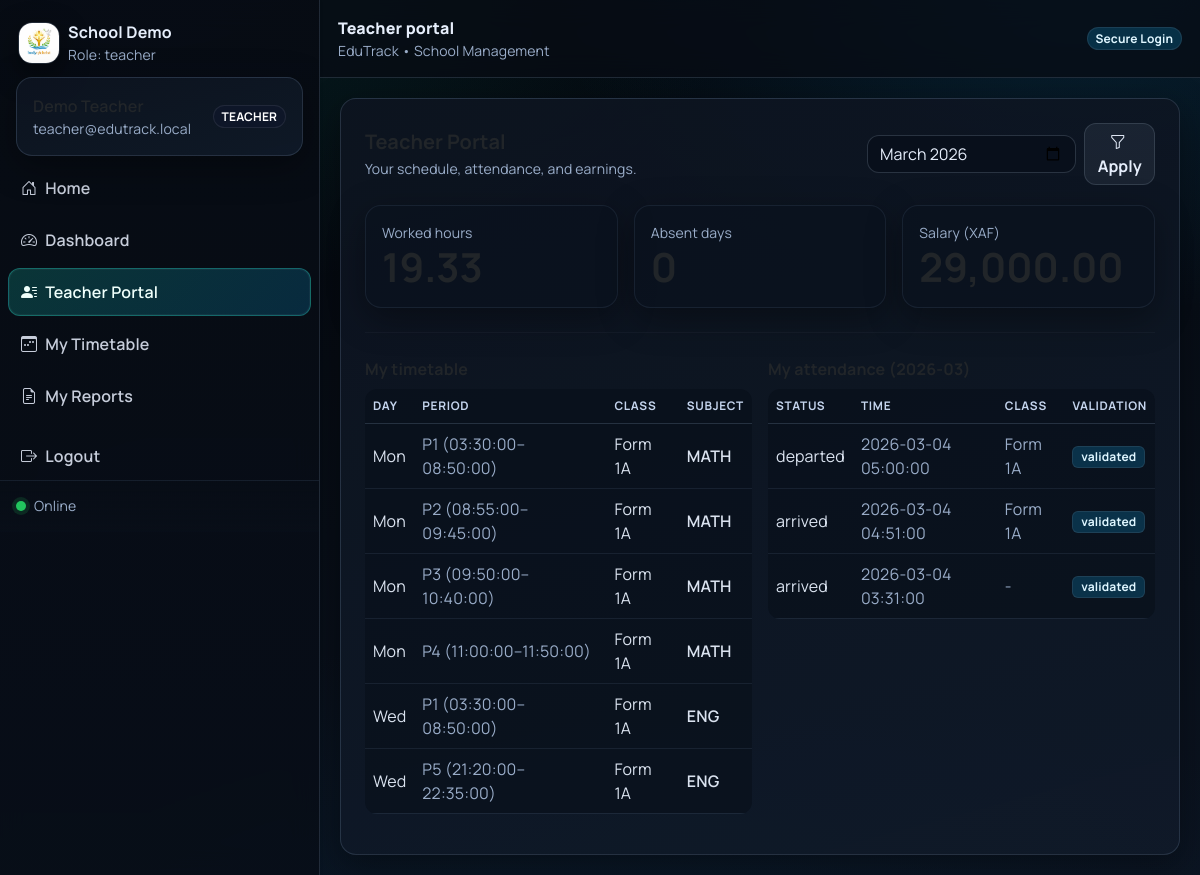
Screenshot of /public/index.php?page=teacher_portal (signed in) with the database file from the repository.
### tables this page shows
CREATE TABLE `school_settings` (
  `id` int(11) NOT NULL DEFAULT 1,
  `school_name` varchar(190) NOT NULL DEFAULT 'EduTrack School',
  `logo_path` varchar(255) DEFAULT NULL,
  `watermark_path` varchar(255) DEFAULT NULL,
  `currency` varchar(10) NOT NULL DEFAULT 'XAF',
  `timezone` varchar(60) NOT NULL DEFAULT 'Africa/Douala',
  `updated_at` timestamp NOT NULL DEFAULT current_timestamp() ON UPDATE current_timestamp()
);

CREATE TABLE `timetable_entries` (
  `id` bigint(20) NOT NULL,
  `class_id` int(11) NOT NULL,
  `subject_id` int(11) NOT NULL,
  `teacher_user_id` int(11) NOT NULL,
  `day_of_week` tinyint(4) NOT NULL,
  `period_id` int(11) NOT NULL,
  `source` enum('auto','manual') NOT NULL DEFAULT 'auto',
  `is_locked` tinyint(1) NOT NULL DEFAULT 0,
  `room_override` varchar(40) DEFAULT NULL,
  `created_at` timestamp NOT NULL DEFAULT current_timestamp()
);

CREATE TABLE `periods` (
  `id` int(11) NOT NULL,
  `label` varchar(50) NOT NULL,
  `start_time` time NOT NULL,
  `end_time` time NOT NULL,
  `sort_order` int(11) NOT NULL,
  `is_teaching_period` tinyint(1) NOT NULL DEFAULT 1
);

CREATE TABLE `classes` (
  `id` int(11) NOT NULL,
  `name` varchar(80) NOT NULL,
  `grade_level` varchar(40) DEFAULT NULL,
  `room_number` varchar(40) DEFAULT NULL,
  `class_master_user_id` int(11) DEFAULT NULL,
  `prefect_user_id` int(11) DEFAULT NULL
);

CREATE TABLE `subjects` (
  `id` int(11) NOT NULL,
  `code` varchar(30) NOT NULL,
  `name` varchar(120) NOT NULL,
  `hod_user_id` int(11) DEFAULT NULL,
  `is_active` tinyint(1) NOT NULL DEFAULT 1
);

CREATE TABLE `attendance` (
  `id` bigint(20) NOT NULL,
  `teacher_user_id` int(11) NOT NULL,
  `class_id` int(11) DEFAULT NULL,
  `status` enum('arrived','departed','absent') NOT NULL,
  `reason` varchar(255) DEFAULT NULL,
  `event_time` datetime NOT NULL,
  `worked_minutes` int(11) NOT NULL DEFAULT 0,
  `created_by_user_id` int(11) NOT NULL,
  `validation_status` enum('pending','validated','rejected') NOT NULL DEFAULT 'pending',
  `validated_by_user_id` int(11) DEFAULT NULL,
  `validated_at` datetime DEFAULT NULL,
  `created_at` timestamp NOT NULL DEFAULT current_timestamp()
);

### public/index.php (called while the page is built, shortened)
<?php
require_once __DIR__ . '/../app/db.php';
require_once __DIR__ . '/../app/auth.php';
include __DIR__ . '/../app/layout/header.php';
include __DIR__ . '/../app/layout/sidebar.php';
include __DIR__ . '/../app/pages/' . $page . '.php';
include __DIR__ . '/../app/layout/footer.php';

### app/db.php (called while the page is built, shortened)
<?php
function db(): PDO {
  static $pdo = null;
  if ($pdo) return $pdo;
  $dsn = 'mysql:host=' . DB_HOST . ';dbname=' . DB_NAME . ';charset=utf8mb4';
  $pdo = new PDO($dsn, DB_USER, DB_PASS, [
    PDO::ATTR_ERRMODE => PDO::ERRMODE_EXCEPTION,
    PDO::ATTR_DEFAULT_FETCH_MODE => PDO::FETCH_ASSOC,
  ]);
  return $pdo;
}

### app/auth.php (called while the page is built, shortened)
<?php
require_once __DIR__ . '/db.php';
function current_user(): ?array {
  return $_SESSION['user'] ?? null;
}

### app/pages/teacher_portal.php (the view, shortened to what this page needs)
<?php
$u = current_user();
$month = $_GET['month'] ?? date('Y-m');
$from = $month . "-01 00:00:00";
$to   = date('Y-m-t', strtotime($month . "-01")) . " 23:59:59";
$stmt = db()->prepare("
SELECT
  t.salary_type, t.hourly_rate, t.fixed_salary,
  SUM(CASE WHEN a.validation_status='validated' AND a.status='absent' THEN 1 ELSE 0 END) AS absent_days,
  SUM(CASE WHEN a.validation_status='validated' THEN a.worked_minutes ELSE 0 END) AS worked_minutes
FROM teachers t
LEFT JOIN attendance a ON a.teacher_user_id=t.user_id AND a.event_time BETWEEN ? AND ?
WHERE t.user_id=?
GROUP BY t.user_id
");
$stmt->execute([$from,$to,$u['id']]);
$r = $stmt->fetch() ?: ['salary_type'=>'hourly','hourly_rate'=>0,'fixed_salary'=>0,'absent_days'=>0,'worked_minutes'=>0];
$hours = ((int)$r['worked_minutes'])/60.0;
$salary = ($r['salary_type']==='hourly') ? ($hours*(float)$r['hourly_rate']) : ((float)$r['fixed_salary']);
$settings = db()->query("SELECT * FROM school_settings WHERE id=1")->fetch() ?: [
  'school_name' => APP_NAME,
  'logo_path' => null,
  'currency' => 'XAF',
  'timezone' => 'Africa/Douala',
];
$currency = $settings['currency'] ?? 'XAF';
$att = db()->prepare("
SELECT a.*, c.name class_name
FROM attendance a
LEFT JOIN classes c ON c.id=a.class_id
WHERE a.teacher_user_id=? AND a.event_time BETWEEN ? AND ?
ORDER BY a.event_time DESC
LIMIT 100
");
$att->execute([$u['id'],$from,$to]);
$attRows = $att->fetchAll();
$tt = db()->prepare("
SELECT te.*, s.code subject_code, c.name class_name, p.label period_label, p.start_time, p.end_time
FROM timetable_entries te
JOIN subjects s ON s.id=te.subject_id
JOIN classes c ON c.id=te.class_id
JOIN periods p ON p.id=te.period_id
WHERE te.teacher_user_id=?
ORDER BY te.day_of_week, p.sort_order
");
$tt->execute([$u['id']]);
$ttRows = $tt->fetchAll();
$days = [1=>'Mon',2=>'Tue',3=>'Wed',4=>'Thu',5=>'Fri'];
?>
<div class="row g-3">
  <div class="col-12">
    <div class="card card-soft">
      <div class="card-body p-4">
        <div class="d-flex align-items-center justify-content-between flex-wrap gap-2">
          <div>
            <div class="h5 fw-bold mb-1">Teacher Portal</div>
            <div class="text-muted small">Your schedule, attendance, and earnings.</div>
          </div>
          <form method="get" action="<?= BASE_URL ?>/index.php" class="d-flex gap-2 align-items-center">
            <input class="form-control" type="month" name="month" value="<?= htmlspecialchars($month) ?>">
            <button class="btn btn-soft" type="submit"><i class="bi bi-funnel me-1"></i>Apply</button>
          </form>
        </div>
        <div class="row g-3 mt-1">
          <div class="col-md-4">
            <div class="card card-soft"><div class="card-body">
              <div class="text-muted small">Worked hours</div>
              <div class="display-6 fw-bold"><?= number_format($hours,2) ?></div>
            </div></div>
          </div>
          <div class="col-md-4">
            <div class="card card-soft"><div class="card-body">
              <div class="text-muted small">Absent days</div>
              <div class="display-6 fw-bold"><?= (int)$r['absent_days'] ?></div>
            </div></div>
          </div>
          <div class="col-md-4">
            <div class="card card-soft"><div class="card-body">
              <div class="text-muted small">Salary (<?= htmlspecialchars($currency) ?>)</div>
              <div class="display-6 fw-bold"><?= number_format($salary,2) ?></div>
            </div></div>
          </div>
        </div>
        <hr class="sep my-4">
        <div class="row g-3">
          <div class="col-lg-6">
            <div class="fw-bold mb-2">My timetable</div>
            <div class="table-responsive">
              <table class="table table-dark table-hover align-middle">
                <thead class="text-muted">
                  <tr><th>Day</th><th>Period</th><th>Class</th><th>Subject</th></tr>
                </thead>
                <tbody>
                  <?php foreach($ttRows as $x): ?>
                  <tr>
                    <td><?= htmlspecialchars($days[(int)$x['day_of_week']] ?? $x['day_of_week']) ?></td>
                    <td class="text-muted"><?= htmlspecialchars($x['period_label']) ?> (<?= htmlspecialchars($x['start_time']) ?>–<?= htmlspecialchars($x['end_time']) ?>)</td>
                    <td><?= htmlspecialchars($x['class_name']) ?></td>
                    <td class="fw-semibold"><?= htmlspecialchars($x['subject_code']) ?></td>
                  </tr>
                  <?php endforeach; ?>
                </tbody>
              </table>
            </div>
          </div>
          <div class="col-lg-6">
            <div class="fw-bold mb-2">My attendance (<?= htmlspecialchars($month) ?>)</div>
            <div class="table-responsive">
              <table class="table table-dark table-hover align-middle">
                <thead class="text-muted">
                  <tr><th>Status</th><th>Time</th><th>Class</th><th>Validation</th></tr>
                </thead>
                <tbody>
                  <?php foreach($attRows as $a): ?>
                  <tr>
                    <td><?= htmlspecialchars($a['status']) ?></td>
                    <td class="text-muted"><?= htmlspecialchars($a['event_time']) ?></td>
                    <td class="text-muted"><?= htmlspecialchars($a['class_name'] ?? '-') ?></td>
                    <td><span class="badge text-bg-secondary"><?= htmlspecialchars($a['validation_status']) ?></span></td>
                  </tr>
                  <?php endforeach; ?>
                </tbody>
              </table>
            </div>
          </div>
        </div>
      </div>
    </div>
  </div>
</div>

### app/layout/sidebar.php (shortened to what this page needs)
<?php
$u = current_user();
$role = $u['role'] ?? 'guest';
$page = $_GET['page'] ?? 'dashboard';
$menus = [
  'admin' => [
    ['Home','home','bi-house-door'],
    ['Dashboard','dashboard','bi-speedometer2'],
    ['Admin Dashboard','admin_dashboard','bi-grid-1x2'],
    ['Admin Users','admin_users','bi-people'],
    ['Admin Teachers','admin_teachers','bi-mortarboard'],
    ['Admin Classes','admin_classes','bi-easel2'],
    ['Admin Subjects','admin_subjects','bi-journals'],
    ['Admin Assignments','admin_assignments','bi-link-45deg'],
    ['Admin Availability','admin_availability','bi-calendar2-check'],
    ['Attendance','attendance','bi-check2-square'],
    ['Attendance Mgmt','attendance_management','bi-clipboard2-check'],
    ['Timetable','timetable','bi-calendar3-week'],
    ['Reports','reports','bi-graph-up'],
    ['Branding','branding','bi-palette2'],
    ['Settings','settings','bi-gear'],
    ['Password Reset','password_reset','bi-key']
  ],
  'principal' => [
    ['Home','home','bi-house-door'],
    ['Dashboard','dashboard','bi-speedometer2'],
    ['Teachers','admin_teachers','bi-mortarboard'],
    ['Attendance Validation','attendance','bi-shield-check'],
    ['Attendance Mgmt','attendance_management','bi-clipboard2-check'],
    ['Timetable','timetable','bi-calendar3-week'],
    ['Reports','reports','bi-graph-up'],
  ],
  'teacher' => [
    ['Home','home','bi-house-door'],
    ['Dashboard','dashboard','bi-speedometer2'],
    ['Teacher Portal','teacher_portal','bi-person-lines-fill'],
    ['My Timetable','timetable','bi-calendar3-week'],
    ['My Reports','reports','bi-file-earmark-text'],
  ],
  'prefect' => [
    ['Home','home','bi-house-door'],
    ['Record Attendance','attendance','bi-check2-square'],
    ['Class Timetable','timetable','bi-calendar3-week'],
  ],
];
$links = $menus[$role] ?? [];
$settings = db()->query("SELECT * FROM school_settings WHERE id=1")->fetch() ?: [
  'school_name' => APP_NAME,
  'logo_path' => null,
  'currency' => 'XAF',
  'timezone' => 'Africa/Douala',
];
$logo = $settings['logo_path']
  ? (BASE_URL . '/' . ltrim((string)$settings['logo_path'], '/'))
  : (BASE_URL . '/assets/img/logo.svg');
?>
<nav class="sidebar shadow-sm">
  <div class="sidebar-brand d-flex align-items-center gap-2">
    <img src="<?= htmlspecialchars($logo) ?>" alt="logo" style="width:42px;height:42px;border-radius:14px;">
    <div>
      <div class="fw-bold"><?= htmlspecialchars($settings['school_name'] ?? APP_NAME) ?></div>
      <div class="text-muted small">Role: <?= htmlspecialchars($role) ?></div>
    </div>
  </div>
  <?php if ($u): ?>
  <div class="px-3 pb-2">
    <div class="card card-soft">
      <div class="card-body py-3">
        <div class="d-flex align-items-center justify-content-between">
          <div>
            <div class="fw-semibold"><?= htmlspecialchars($u['full_name']) ?></div>
            <div class="text-muted small"><?= htmlspecialchars($u['email']) ?></div>
          </div>
          <span class="badge rounded-pill text-bg-dark"><?= strtoupper(htmlspecialchars($role)) ?></span>
        </div>
      </div>
    </div>
  </div>
  <?php endif; ?>
  <div class="px-2">
    <div class="nav flex-column nav-pills gap-1">
      <?php foreach ($links as [$label,$p,$icon]): ?>
        <a class="nav-link <?= ($page === $p) ? 'active' : '' ?>"
           href="<?= BASE_URL ?>/index.php?page=<?= $p ?>">
          <i class="bi <?= $icon ?> me-2"></i><?= htmlspecialchars($label) ?>
        </a>
      <?php endforeach; ?>
      <?php if ($u): ?>
        <a class="nav-link mt-2" href="<?= BASE_URL ?>/index.php?page=logout">
          <i class="bi bi-box-arrow-right me-2"></i>Logout
        </a>
      <?php endif; ?>
    </div>
  </div>
  <div class="sidebar-footer px-3">
    <div id="netStatus" class="small text-muted d-flex align-items-center gap-2">
      <span class="status-dot"></span>
      <span>Checking connection...</span>
    </div>
  </div>
</nav>
<main class="main">
  <header class="topbar">
    <div class="d-flex align-items-center justify-content-between gap-3">
      <div class="d-flex align-items-center gap-2">
        <div>
          <div class="fw-bold"><?= htmlspecialchars(ucfirst(str_replace('_',' ', $page))) ?></div>
          <div class="text-muted small"><?= APP_NAME ?> • School Management</div>
        </div>
      </div>
      <div class="d-flex align-items-center gap-2">
        <span class="badge rounded-pill text-bg-secondary d-none d-md-inline">Secure Login</span>
      </div>
    </div>
  </header>
  <section class="content container-fluid">

### rows the page displays
school_settings: logo_path (picture), school_name "School Demo", currency "XAF"
timetable_entries: day_of_week "Mon", period.label "P1", period.start_time "03:30:00", period.end_time "08:50:00", class.name "Form 1A", subject.code "MATH"
timetable_entries: day_of_week "Mon", period.label "P2", period.start_time "08:55:00", period.end_time "09:45:00", class.name "Form 1A", subject.code "MATH"
timetable_entries: day_of_week "Mon", period.label "P3", period.start_time "09:50:00", period.end_time "10:40:00", class.name "Form 1A", subject.code "MATH"
timetable_entries: day_of_week "Mon", period.label "P4", period.start_time "11:00:00", period.end_time "11:50:00", class.name "Form 1A", subject.code "MATH"
timetable_entries: day_of_week "Wed", period.label "P1", period.start_time "03:30:00", period.end_time "08:50:00", class.name "Form 1A", subject.code "ENG"
timetable_entries: day_of_week "Wed", period.label "P5", period.start_time "21:20:00", period.end_time "22:35:00", class.name "Form 1A", subject.code "ENG"
attendance: status "departed", event_time "2026-03-04 05:00:00", class.name "Form 1A", validation_status "validated"
attendance: status "arrived", event_time "2026-03-04 04:51:00", class.name "Form 1A", validation_status "validated"
attendance: status "arrived", event_time "2026-03-04 03:31:00", class_name "-", validation_status "validated"

### other values shown
$role "teacher"
$u['email'] "teacher@edutrack.local"
$role "TEACHER"
$label "Home"
$label "Dashboard"
$label "Teacher Portal"
$label "My Timetable"
$label "My Reports"
str_replace('_',' ', $page) "Teacher portal"
APP_NAME "EduTrack"
$hours "19.33"
$r['absent_days'] "0"
$salary "29,000.00"
